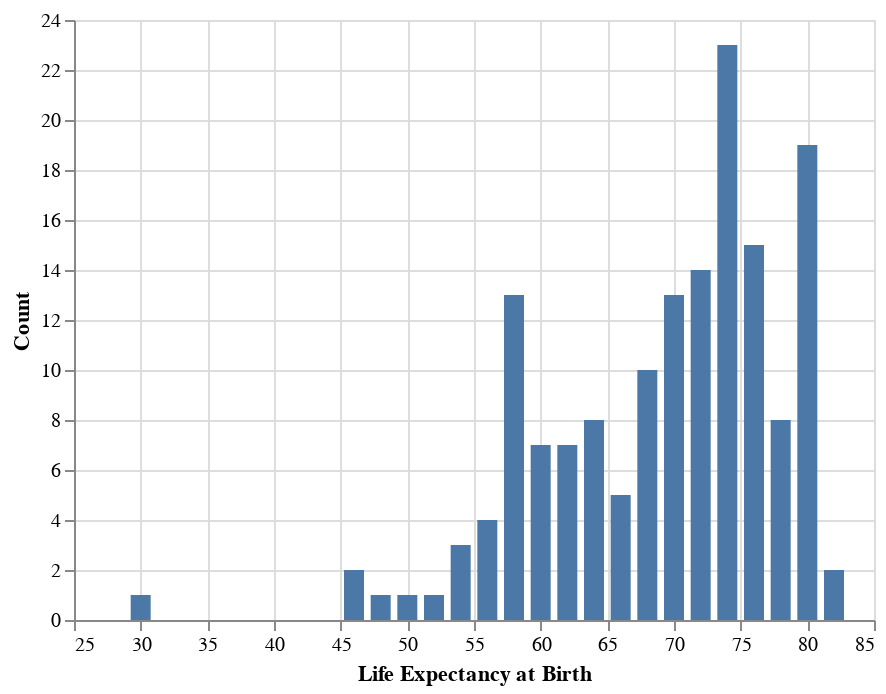

Notebook code cell kept with this figure:
### Markdown cell above
<!-- END QUESTION -->



### Aggregate transform

Now, the counting of observations in each bin is *also* an under-the-hood operation in constructing the histogram. You already saw how this was done 'manually' in the example above before introducing the bin transform.

Grouped counting is a form of *aggregation*: it produces output that has fewer values than the input by combining multiple values (in this case rows) into one value (in this case a count of the number of rows). 

This operation can also be made explicit using `.transform_aggregate()`. This makes use of Altair's *aggregation shorthands* for common aggregation functions; see the documentation on Altair encodings for a [full list of shorthands](https://altair-viz.github.io/user_guide/encoding.html#binning-and-aggregation).

Here is how `.transform_aggregate()` would be used to perform the counting:

### Code cell
# filter, bin, count, and plot
alt.Chart(
    data
).transform_filter(
    alt.FieldEqualPredicate(field = 'Year', 
                            equal = 2010)
).transform_bin(
    'Life Expectancy at Birth', 
    field = 'Life Expectancy',
    bin = alt.Bin(step = 2) 
).transform_aggregate(
    Count = 'count()', # altair shorthand operation -- see docs for full list
    groupby = ['Life Expectancy at Birth'] # grouping variable(s)
).mark_bar(size = 10).encode(
    x = 'Life Expectancy at Birth:Q', 
    y = 'Count:Q'
)

### Figure 1 — Vega-Lite specification as saved in the notebook (floating-point values rounded to 4 significant figures; data arrays with more than 128 entries replaced by an {"elided": "..."} marker saying what was removed)
{"config": {"view": {"continuousWidth": 400, "continuousHeight": 300}}, "data": {"name": "data-0e0d0d97d058483070f29e26f6991581"}, "mark": {"type": "bar", "size": 10}, "encoding": {"x": {"field": "Life Expectancy at Birth", "type": "quantitative"}, "y": {"field": "Count", "type": "quantitative"}}, "transform": [{"filter": {"equal": 2010, "field": "Year"}}, {"bin": {"step": 2}, "field": "Life Expectancy", "as": "Life Expectancy at Birth"}, {"aggregate": [{"op": "count", "as": "Count"}], "groupby": ["Life Expectancy at Birth"]}], "$schema": "https://vega.github.io/schema/vega-lite/v4.17.0.json", "datasets": {"data-0e0d0d97d058483070f29e26f6991581": {"elided": "620 records"}}}
